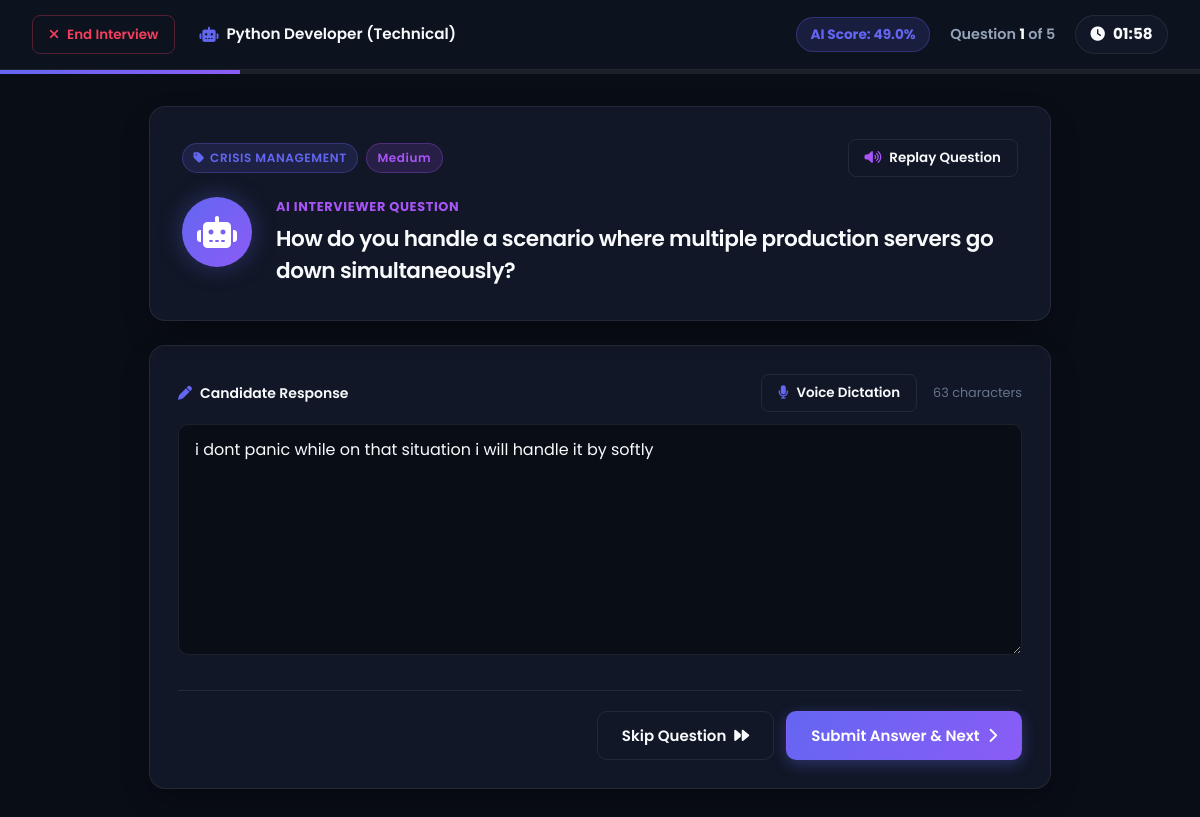
Screenshot of /interview/4/live (signed in) with the database file from the repository.
### models/interview.py (models this page shows, shortened)
class Interview(db.Model):
    __tablename__ = 'interviews'
    id = db.Column(db.Integer, primary_key=True)
    user_id = db.Column(db.Integer, db.ForeignKey('users.id'), nullable=False, index=True)
    role = db.Column(db.String(100), nullable=False)
    difficulty = db.Column(db.String(50), nullable=False)
    interview_type = db.Column(db.String(50), nullable=False)  # Technical, HR, Mixed
    total_questions = db.Column(db.Integer, nullable=False, default=5)
    start_time = db.Column(db.DateTime, default=datetime.utcnow, nullable=False)
    end_time = db.Column(db.DateTime, nullable=True)
    score = db.Column(db.Float, default=0.0)
    status = db.Column(db.String(50), default='in_progress', nullable=False)  # in_progress, completed
    user = db.relationship('User', backref=db.backref('interviews', lazy=True, cascade="all, delete-orphan"))
    questions = db.relationship('Question', backref='interview', lazy=True, cascade="all, delete-orphan", order_by="Question.order_number")
    ai_feedbacks = db.relationship('AIFeedback', backref='interview', lazy=True, cascade="all, delete-orphan")

class AIFeedback(db.Model):
    __tablename__ = 'ai_feedback'
    id = db.Column(db.Integer, primary_key=True)
    interview_id = db.Column(db.Integer, db.ForeignKey('interviews.id'), nullable=False, index=True)
    question_id = db.Column(db.Integer, db.ForeignKey('questions.id'), nullable=False, index=True)
    question = db.Column(db.Text, nullable=False)
    answer = db.Column(db.Text, nullable=True)
    technical_score = db.Column(db.Float, default=0.0)
    communication_score = db.Column(db.Float, default=0.0)
    confidence_score = db.Column(db.Float, default=0.0)
    grammar_score = db.Column(db.Float, default=0.0)
    relevance_score = db.Column(db.Float, default=0.0)
    overall_score = db.Column(db.Float, default=0.0)
    strengths = db.Column(db.Text, nullable=True)
    weaknesses = db.Column(db.Text, nullable=True)
    improved_answer = db.Column(db.Text, nullable=True)
    missing_key_points = db.Column(db.Text, nullable=True)
    created_at = db.Column(db.DateTime, default=datetime.utcnow, nullable=False)

class Question(db.Model):
    __tablename__ = 'questions'
    id = db.Column(db.Integer, primary_key=True)
    interview_id = db.Column(db.Integer, db.ForeignKey('interviews.id'), nullable=False, index=True)
    question_text = db.Column(db.Text, nullable=False)
    topic = db.Column(db.String(100), nullable=False)
    difficulty = db.Column(db.String(50), nullable=False)
    sample_answer = db.Column(db.Text, nullable=False)
    order_number = db.Column(db.Integer, nullable=False)
    answers = db.relationship('Answer', backref='question', lazy=True, cascade="all, delete-orphan")
    ai_feedback = db.relationship('AIFeedback', backref='question_rel', uselist=False, cascade="all, delete-orphan")
    def get_user_answer(self):
        if self.answers:
            return self.answers[-1].answer_text
        return None

class Answer(db.Model):
    __tablename__ = 'answers'
    id = db.Column(db.Integer, primary_key=True)
    question_id = db.Column(db.Integer, db.ForeignKey('questions.id'), nullable=False, index=True)
    answer_text = db.Column(db.Text, nullable=True)
    time_taken = db.Column(db.Integer, default=0)  # in seconds
    created_at = db.Column(db.DateTime, default=datetime.utcnow, nullable=False)

### routes/interview.py (the view, shortened to what this page needs)
@interview_bp.route('/<int:interview_id>/live', methods=['GET', 'POST'])
@login_required
def live(interview_id):
    interview = InterviewService.get_interview_by_id(interview_id)
    if not interview or interview.user_id != current_user.id:
        flash('Unauthorized access or interview session not found.', 'danger')
        return redirect(url_for('dashboard.index'))
    if interview.status == 'completed':
        return redirect(url_for('interview.summary', interview_id=interview.id))
    questions = interview.questions
    total_q = len(questions)
    q_num = request.args.get('q', 1, type=int)
    if q_num < 1:
        q_num = 1
    elif q_num > total_q:
        q_num = total_q
    current_question = questions[q_num - 1]
    user_answer = current_question.get_user_answer() or ""
    current_feedback = AIFeedback.query.filter_by(question_id=current_question.id).first()
    return render_template(
        'interview/live.html',
        interview=interview,
        question=current_question,
        q_num=q_num,
        total_q=total_q,
        user_answer=user_answer,
        feedback=current_feedback
    )

### routes/auth.py (called while the page is built)
@login_manager.user_loader
def load_user(user_id):
    return UserService.get_by_id(user_id)

### services/interview_service.py (called while the page is built)
    @staticmethod
    def get_interview_by_id(interview_id):
        return Interview.query.get(int(interview_id))

### services/user_service.py (called while the page is built)
    @staticmethod
    def get_by_id(user_id):
        return User.query.get(int(user_id))

### templates/interview/live.html (shortened to what this page needs)
{% extends "base.html" %}
{% block body %}
<div style="min-height: 100vh; display: flex; flex-direction: column; background: var(--bg-canvas);">
  <header style="height: 70px; background: var(--sidebar-bg); border-bottom: 1px solid var(--border-color); padding: 0 2rem; display: flex; align-items: center; justify-content: space-between; position: sticky; top: 0; z-index: 1000;">
    <div style="display: flex; align-items: center; gap: 1.5rem;">
      <a href="#" id="exit-interview-btn" class="btn btn-outline btn-sm" style="color: var(--accent-rose); border-color: rgba(244,63,94,0.3);">
        <i class="fas fa-times"></i> End Interview
      </a>
      <div style="font-weight: 600; font-size: 0.95rem; display: flex; align-items: center; gap: 0.5rem;">
        <i class="fas fa-robot" style="color: var(--primary);"></i>
        <span>{{ interview.role }} ({{ interview.interview_type }})</span>
      </div>
    </div>
    <div style="display: flex; align-items: center; gap: 1.25rem;">
      {% if feedback %}
      <div style="padding: 0.35rem 0.85rem; background: rgba(99,102,241,0.15); border: 1px solid rgba(99,102,241,0.3); border-radius: 20px; font-weight: 700; font-size: 0.85rem; color: var(--primary);">
        AI Score: {{ feedback.overall_score }}%
      </div>
      {% endif %}
      <div style="font-weight: 600; font-size: 0.9rem; color: var(--text-secondary);">
        Question <span style="color: var(--text-primary); font-weight: 700;">{{ q_num }}</span> of {{ total_q }}
      </div>
      <div id="timer-container" style="display: flex; align-items: center; gap: 0.5rem; padding: 0.4rem 0.9rem; background: var(--bg-surface); border: 1px solid var(--border-color); border-radius: 20px; font-weight: 700; font-size: 0.95rem; transition: all 0.3s ease;">
        <i class="fas fa-clock" style="font-size: 0.9rem;"></i>
        <span id="timer-display">02:00</span>
      </div>
    </div>
  </header>
  <div style="width: 100%; height: 4px; background: var(--border-color);">
    <div style="height: 100%; width: {{ (q_num / total_q) * 100 }}%; background: var(--primary-gradient); transition: width 0.3s ease;"></div>
  </div>
  <main style="flex-grow: 1; max-width: 950px; width: 100%; margin: 2rem auto; padding: 0 1.5rem; display: flex; flex-direction: column; gap: 1.5rem;">
    <div class="card" style="padding: 2rem; position: relative;">
      <div style="display: flex; justify-content: space-between; align-items: center; margin-bottom: 1.25rem;">
        <div style="display: flex; gap: 0.5rem; align-items: center;">
          <span class="badge badge-primary"><i class="fas fa-tag"></i> {{ question.topic }}</span>
          <span class="badge badge-coming-soon" style="text-transform: capitalize;">{{ question.difficulty }}</span>
        </div>
        <button id="replay-question-btn" class="btn btn-outline btn-sm" title="Listen to question spoken aloud">
          <i class="fas fa-volume-up" style="color: var(--accent-purple);"></i> Replay Question
        </button>
      </div>
      <div style="display: flex; align-items: flex-start; gap: 1.5rem;">
        <div style="width: 70px; height: 70px; border-radius: 50%; background: var(--primary-gradient); display: flex; align-items: center; justify-content: center; color: #fff; font-size: 2rem; box-shadow: 0 0 25px var(--primary-glow); flex-shrink: 0;">
          <i class="fas fa-robot"></i>
        </div>
        <div>
          <div style="font-size: 0.8rem; text-transform: uppercase; letter-spacing: 0.05em; color: var(--accent-purple); font-weight: 700; margin-bottom: 0.35rem;">
            AI Interviewer Question
          </div>
          <h2 id="question-text" style="font-size: 1.35rem; font-weight: 600; line-height: 1.5; color: var(--text-primary);">
            {{ question.question_text }}
          </h2>
        </div>
      </div>
    </div>
    <form action="{{ url_for('interview.live', interview_id=interview.id, q=q_num) }}" method="POST" id="interview-form" class="card" style="padding: 1.75rem; flex-grow: 1; display: flex; flex-direction: column; justify-content: space-between;">
      <div>
        <div style="display: flex; justify-content: space-between; align-items: center; margin-bottom: 0.75rem;">
          <label for="answer" class="form-label" style="font-weight: 600; margin-bottom: 0; display: flex; align-items: center; gap: 0.5rem;">
            <i class="fas fa-pen" style="color: var(--primary);"></i> Candidate Response
          </label>
          <div style="display: flex; align-items: center; gap: 1rem;">
            <button type="button" id="mic-btn" class="btn btn-outline btn-sm">
              <i class="fas fa-microphone" style="color: var(--primary);"></i> Voice Dictation
            </button>
            <span id="char-count" style="font-size: 0.8rem; color: var(--text-muted);">0 characters</span>
          </div>
        </div>
        <textarea id="answer" name="answer" class="form-control" rows="8" placeholder="Type or dictate your response here. Speak to technical mechanics, architectural trade-offs, or STAR framework actions..." autofocus style="font-size: 1rem; line-height: 1.6; resize: vertical;">{{ user_answer }}</textarea>
      </div>
      <div style="display: flex; justify-content: space-between; align-items: center; margin-top: 1.75rem; border-top: 1px solid var(--border-color); padding-top: 1.25rem;">
        <div style="display: flex; gap: 0.75rem;">
          {% if q_num < total_q %}
            <button type="button" class="btn btn-outline" data-action="skip">
              Skip Question <i class="fas fa-forward"></i>
            </button>
            <button type="button" class="btn btn-primary" data-action="next">
              Submit Answer & Next <i class="fas fa-chevron-right"></i>
            </button>
          {% else %}
            <button type="button" class="btn btn-primary" data-action="submit" style="background: linear-gradient(135deg, #10b981 0%, #059669 100%);">
              <i class="fas fa-check-circle"></i> Submit Final Answer & Complete
            </button>
          {% endif %}
        </div>
      </div>
    </form>
  </main>
</div>
{% endblock %}

### static/css/main.css (style rules this page uses)
:root { --font-main: 'Poppins', -apple-system, BlinkMacSystemFont, 'Segoe UI', Roboto, sans-serif; --transition-speed: 0.25s; --transition-easing: cubic-bezier(0.16, 1, 0.3, 1); }
[data-theme="dark"], :root { --bg-canvas: #090d16; --bg-surface: #111726; --bg-surface-hover: #182033; --bg-surface-elevated: #1a233a; --border-color: rgba(255, 255, 255, 0.08); --border-focus: #6366f1; --text-primary: #f8fafc; --text-secondary: #94a3b8; --text-muted: #64748b; --text-inverse: #090d16; --primary: #6366f1; --primary-hover: #4f46e5; --primary-gradient: linear-gradient(135deg, #6366f1 0%, #8b5cf6 100%); --primary-glow: rgba(99, 102, 241, 0.35); --accent-purple: #a855f7; --accent-emerald: #10b981; --accent-amber: #f59e0b; --accent-rose: #f43f5e; --card-shadow: 0 12px 32px -8px rgba(0, 0, 0, 0.45); --glass-bg: rgba(17, 23, 38, 0.75); --glass-border: rgba(255, 255, 255, 0.1); --sidebar-bg: #0d121f; --navbar-bg: rgba(13, 18, 31, 0.85); }
*, *::before, *::after { box-sizing: border-box; margin: 0; padding: 0; }
body { font-family: var(--font-main); background-color: var(--bg-canvas); color: var(--text-primary); line-height: 1.6; -webkit-font-smoothing: antialiased; -moz-osx-font-smoothing: grayscale; transition: background-color var(--transition-speed) var(--transition-easing), color var(--transition-speed) var(--transition-easing); min-height: 100vh; overflow-x: hidden; }
a { color: var(--primary); text-decoration: none; transition: color var(--transition-speed) ease; }
h1, h2, h3, h4, h5, h6 { color: var(--text-primary); font-weight: 700; line-height: 1.25; letter-spacing: -0.02em; }
.btn { display: inline-flex; align-items: center; justify-content: center; gap: 0.5rem; padding: 0.75rem 1.5rem; font-family: var(--font-main); font-size: 0.9375rem; font-weight: 600; border-radius: 10px; border: 1px solid transparent; cursor: pointer; transition: all var(--transition-speed) var(--transition-easing); text-align: center; white-space: nowrap; user-select: none; }
.btn-primary { background: var(--primary-gradient); color: #ffffff !important; box-shadow: 0 4px 15px var(--primary-glow); }
.btn-outline { background: transparent; color: var(--text-primary); border: 1px solid var(--border-color); }
.btn-sm { padding: 0.5rem 1rem; font-size: 0.84rem; border-radius: 8px; }
.badge { display: inline-flex; align-items: center; gap: 0.35rem; padding: 0.25rem 0.65rem; font-size: 0.75rem; font-weight: 600; border-radius: 20px; text-transform: uppercase; letter-spacing: 0.05em; }
.badge-coming-soon { background: rgba(168, 85, 247, 0.15); color: var(--accent-purple); border: 1px solid rgba(168, 85, 247, 0.3); }
.badge-primary { background: rgba(99, 102, 241, 0.15); color: var(--primary); border: 1px solid rgba(99, 102, 241, 0.3); }
.card { background: var(--bg-surface); border: 1px solid var(--border-color); border-radius: 16px; padding: 1.5rem; box-shadow: var(--card-shadow); transition: transform var(--transition-speed) var(--transition-easing), box-shadow var(--transition-speed) var(--transition-easing), border-color var(--transition-speed) var(--transition-easing); }
.form-label { display: block; font-size: 0.875rem; font-weight: 500; margin-bottom: 0.5rem; color: var(--text-primary); }
.form-control { width: 100%; padding: 0.75rem 1rem; font-family: var(--font-main); font-size: 0.95rem; background: var(--bg-canvas); border: 1px solid var(--border-color); border-radius: 10px; color: var(--text-primary); transition: all var(--transition-speed) ease; }

### rows the page displays
Interview: role "Python Developer", interview_type "Technical"
AIFeedback: overall_score "49.0"
Question: topic "CRISIS MANAGEMENT", difficulty "Medium", question_text "How do you handle a scenario where multiple production servers go down simultaneously?"
Answer: answer "i dont panic while on that situation i will handle it by softly"

### other values shown
{{ q_num }} "1"
{{ total_q }} "5"
